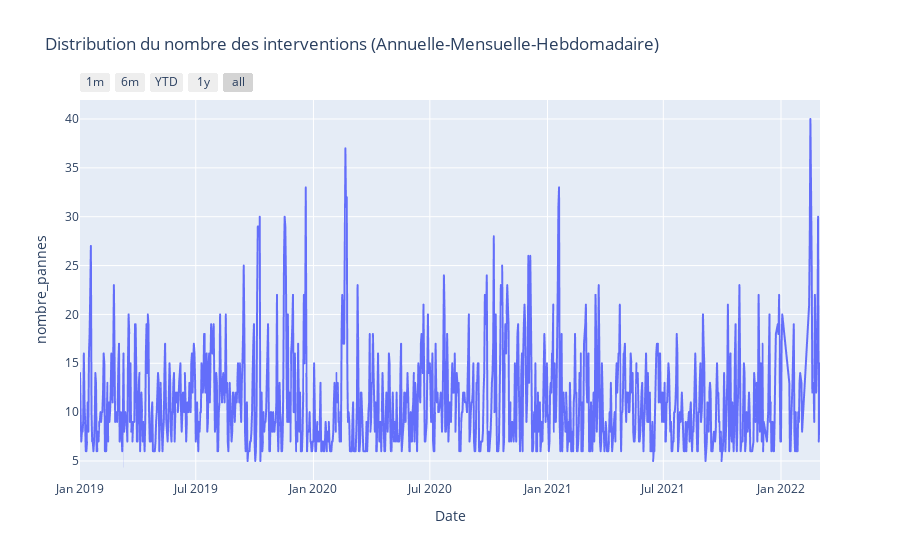

Source (notebook cell):
### Markdown cell above
### plotting the data (because it looks good :3)

### Code cell
data1z = dataExtracted.copy()

fig = px.line(data1z, x='Date', y='nombre_pannes', title='Distribution du nombre des interventions (Annuelle-Mensuelle-Hebdomadaire)')

fig.update_xaxes(
    rangeslider_visible=False,
    rangeselector=dict(
        buttons=list([
            dict(count=1, label="1m", step="month", stepmode="backward"),
            dict(count=6, label="6m", step="month", stepmode="backward"),
            dict(count=1, label="YTD", step="year", stepmode="todate"),
            dict(count=1, label="1y", step="year", stepmode="backward"),
            dict(step="all")
        ])
    )
)
fig.show()

### Figure 1 — Plotly figure (JSON) as saved in the notebook; plotly's stock layout.template omitted (floating-point values rounded to 4 significant figures; data arrays with more than 128 entries replaced by an {"elided": "..."} marker saying what was removed)
{"data": [{"hovertemplate": "Date=%{x}<br>nombre_pannes=%{y}<extra></extra>", "legendgroup": "", "line": {"color": "#636efa", "dash": "solid"}, "marker": {"symbol": "circle"}, "mode": "lines", "name": "", "showlegend": false, "type": "scattergl", "x": {"elided": "1121 str values"}, "xaxis": "x", "y": {"elided": "1121 float values"}, "yaxis": "y"}], "layout": {"legend": {"tracegroupgap": 0}, "title": {"text": "Distribution du nombre des interventions (Annuelle-Mensuelle-Hebdomadaire)"}, "xaxis": {"anchor": "y", "domain": [0, 1], "rangeselector": {"buttons": [{"count": 1, "label": "1m", "step": "month", "stepmode": "backward"}, {"count": 6, "label": "6m", "step": "month", "stepmode": "backward"}, {"count": 1, "label": "YTD", "step": "year", "stepmode": "todate"}, {"count": 1, "label": "1y", "step": "year", "stepmode": "backward"}, {"step": "all"}]}, "rangeslider": {"visible": false}, "title": {"text": "Date"}}, "yaxis": {"anchor": "x", "domain": [0, 1], "title": {"text": "nombre_pannes"}}}}
